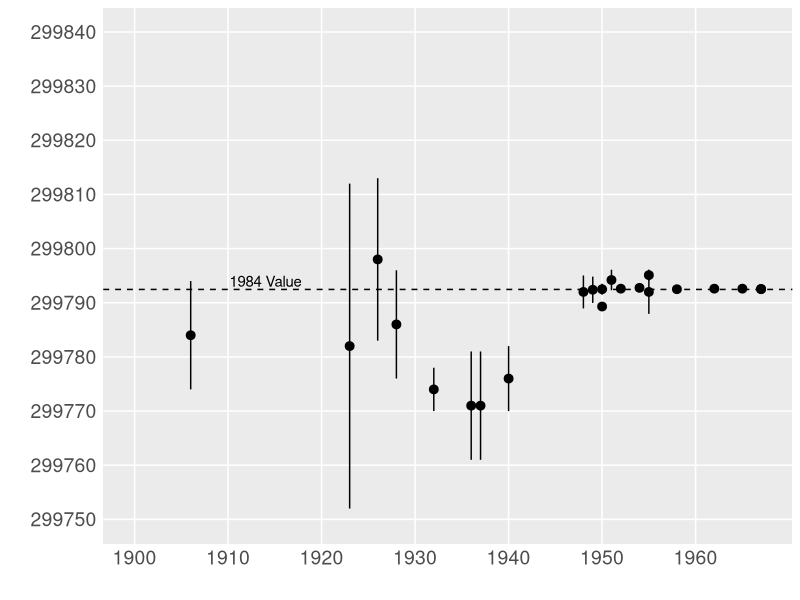
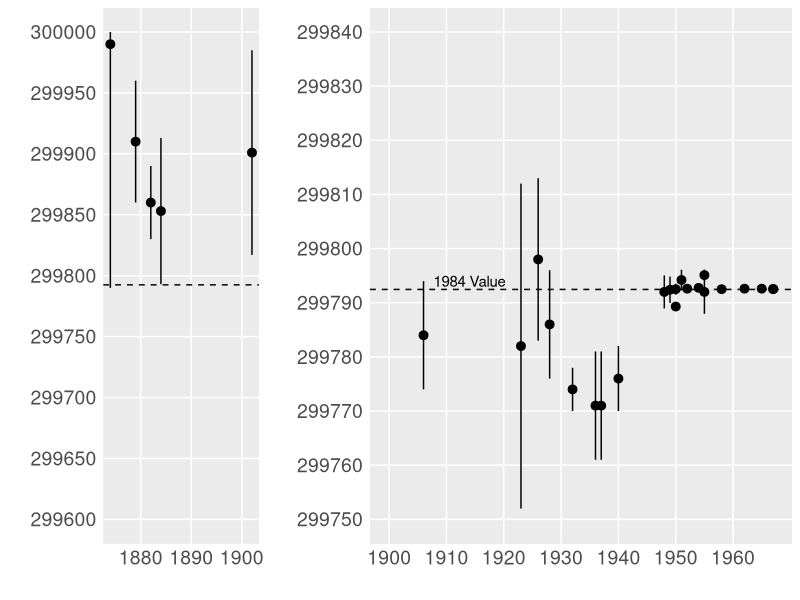
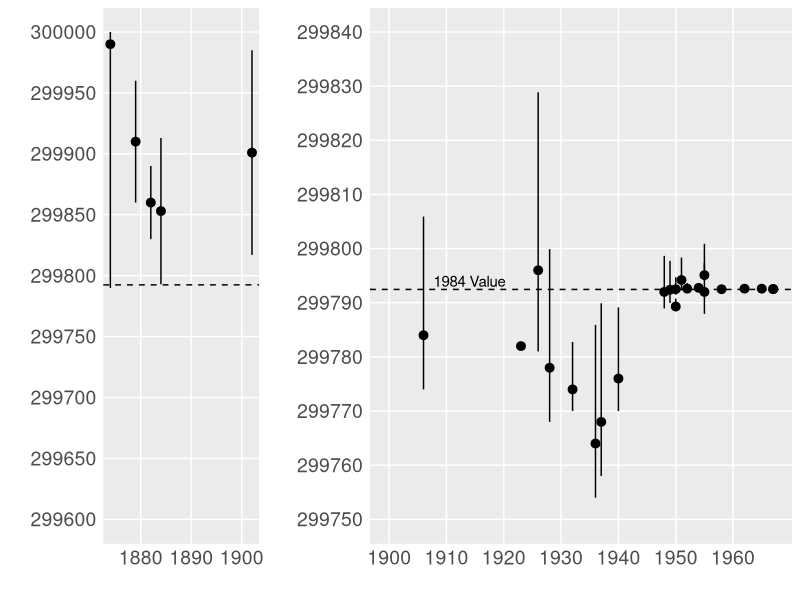

Reproduce these figures in R, in order.
###--------------------------------------------------------------------------------###
###--------------------------------------------------------------------------------###
### Graphics for measurements of the speed of light (H&F Fig 1)
###--------------------------------------------------------------------------------###
###--------------------------------------------------------------------------------###

##-------------------------------------------------------------------------------##
## Useful variables, libraries, and functions
##-------------------------------------------------------------------------------##

# Get dplyr, ggplot2
library(tidyverse)

# Code for arranging plots
library(gridExtra)

# Standard theme for graphics
stdtheme = theme(panel.grid.minor = element_blank(), 
                 axis.ticks = element_blank(),
                 axis.text = element_text(size = 14),
                 axis.title = element_text(size = 14), 
                 title = element_text(size = 16))

# stdtheme = theme(panel.grid.minor = element_blank(), 
#                  axis.ticks = element_blank(),
#                  axis.text = element_text(size = 14))


###--------------------------------------------------------------###                       
###--------------------------------------------------------------###
#' @name: birgeRatio
#' @param: t, vector of numerics, measurements of c
#' @param: v, vector of numerics, variance of measurements of c
#' @param: true_mean, numeric, take quadratic form around 
#'            pre-specified value, instead of Tbar 
#' @return: birge ratio
###--------------------------------------------------------------###
###--------------------------------------------------------------###
birgeRatio <- function(t, v, true_mean = NA){
  k = length(t)
  
  # set tbar
  if(is.na(true_mean)){
    
    tbar = weighted.mean(x=t, w=1/v)
  
  } else {
    
    tbar = true_mean

  }
  
  # Compute Q
  Q = sum((t - tbar)^2/v)
  
  ###### RETURN
  return(Q/(k-1))
}



##-------------------------------------------------------------------------------##
## Read in data and check it
##-------------------------------------------------------------------------------##
cdat = read.csv("./data/speed of light.csv")
head(cdat)

# 1984 value used in H&F
c1984 = 299792.458

# Birge ratios don't seem to line up exactly...
cdat %>% 
  group_by(year <= 1941) %>%
  mutate(est = ifelse((hf_use_orig == 0), 
                        estimate_adj, 
                        estimate_orig)) %>%
  summarize(br = birgeRatio(est, sd^2),
            br_adj = birgeRatio(estimate_adj, sd^2), 
            br_tm = birgeRatio(est, sd^2, c1984), 
            br_tm_adj = birgeRatio(estimate_adj, sd^2, c1984))



##-------------------------------------------------------------------------------##
## Make plots with Birge's adjustments
##-------------------------------------------------------------------------------##

# Fig 1.1, pre-1900 measurements, using values later adjusted by Birge
pre1900 = ggplot(filter(cdat, year <= 1903)) + 
  geom_pointrange(aes(x = year, 
                      y = estimate_adj, 
                      ymin = estimate_adj - probable_error, 
                      ymax = ifelse(estimate_adj + probable_error > 300000, 
                                      300000, 
                                      estimate_adj + probable_error))) + 
  scale_y_continuous(limits = c(299600, 300000), 
                     breaks = 299600 + 50 * 0:8) + 
  scale_x_continuous(breaks = 1870 + 10*0:3) + 
  geom_hline(yintercept = c1984, lty=2) + 
  labs(x = "", y = "") + 
  theme(panel.grid.minor = element_blank()) + 
  stdtheme


# Fig 1.2, post-1900 measurements, using values later adjusted by Birge
post1900 = ggplot(filter(cdat, year > 1902)) + 
  geom_pointrange(aes(x = year, 
                      y = estimate_adj, 
                      ymin = ifelse(estimate_adj - probable_error < 299740,
                                      299740,
                                      estimate_adj - probable_error), 
                      ymax = estimate_adj + probable_error)) + 
  scale_y_continuous(limits = c(299750, 299840),
                     breaks = 299750 + 10 * 0:9) + 
  scale_x_continuous(limits = c(1900, 1967),
                     breaks = 1900 + 10*0:6) + 
  coord_cartesian(clip = 'off') +
  geom_hline(yintercept = c1984, lty=2) + 
  labs(x = "", y = "") + 
  annotate(geom = "text", size = 3.8,
           x = 1914, y = c1984 + 1.5, 
           label = c("1984 Value")) + 
  stdtheme
post1900

out = grid.arrange(pre1900, post1900, 
             nrow = 1, 
             widths = c(1, 2))

ggsave(plot = out, "./graphics/HF speed of light adjusted.pdf", width = 12, height = 10)


##-------------------------------------------------------------------------------##
## Make plots without Birge's adjustments
##-------------------------------------------------------------------------------##
cdat_hf = cdat %>% mutate(est = ifelse((hf_use_orig == 0), estimate_adj, estimate_orig))
           
# Fig 1.1, pre-1900 measurments w/o Birge's adjustments
pre1900_un = ggplot(filter(cdat_hf, year <= 1903)) + 
  geom_pointrange(aes(x = year, 
                      y = est, 
                      ymin = est - probable_error, 
                      ymax = ifelse(est + probable_error > 300000, 
                                      300000, 
                                      est + probable_error))) + 
  scale_y_continuous(limits = c(299600, 300000), 
                     breaks = 299600 + 50 * 0:8) + 
  scale_x_continuous(breaks = 1870 + 10*0:3) + 
  geom_hline(yintercept = 299792.458, lty=2) + 
  labs(x = "", y = "") + 
  theme(panel.grid.minor = element_blank()) + 
  stdtheme


# Fig 1.2, post-1900 measurments w/o Birge's adjustments
post1900_un = ggplot(filter(cdat_hf, year > 1902)) + 
  geom_pointrange(aes(x = year, 
                      y = est, 
                      ymin = ifelse(est - probable_error < 299750, 
                                      299750, 
                                      est - probable_error), 
                      ymax = est + 1.48 * sd)) + 
  scale_y_continuous(limits = c(299750, 299840),
                     breaks = 299750 + 10 * 0:9) + 
  scale_x_continuous(limits = c(1900, 1967),
                     breaks = 1900 + 10*0:6) + 
  geom_hline(yintercept = 299792.458, lty=2) + 
  labs(x = "", y = "") + 
  annotate(geom = "text", size = 3.8,
           x = 1914, y = c1984 + 1.5, 
           label = c("1984 Value")) + 
  stdtheme

out_un = grid.arrange(pre1900_un, post1900_un, 
                   nrow = 1, 
                   widths = c(1, 2))

ggsave(plot = out_un, "./graphics/HF speed of light unadjusted.pdf", width = 12, height = 10)     
